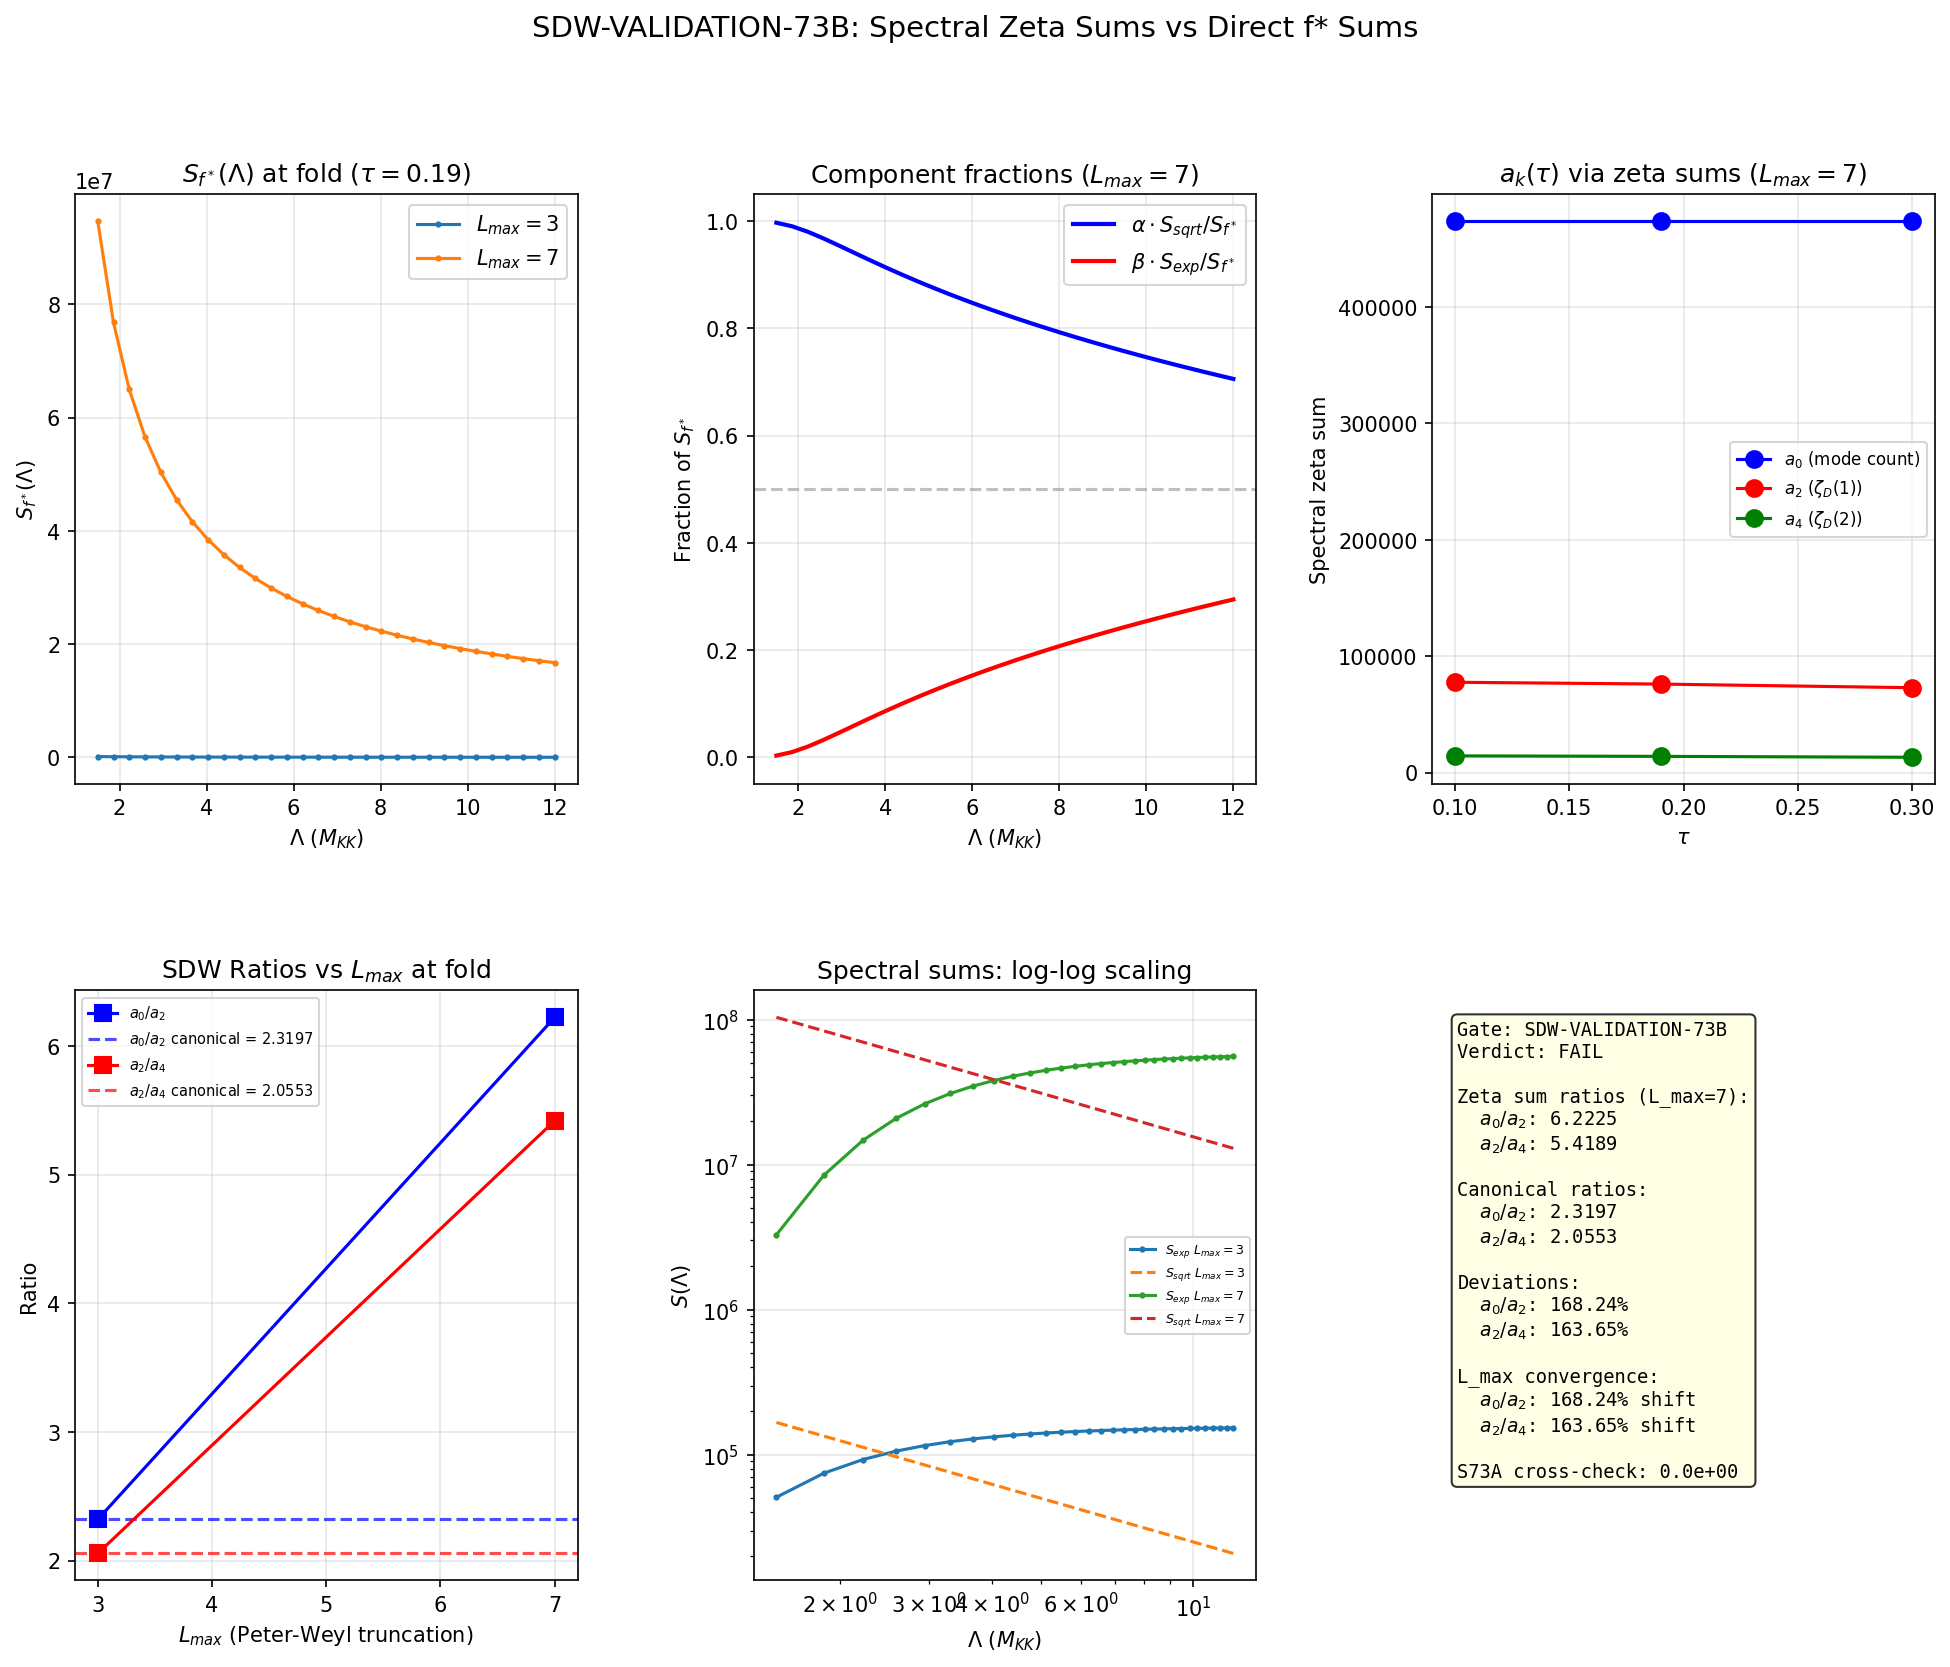

The script that saved this image:
#!/usr/bin/env python3
"""
s73b_sdw_validation.py -- SDW-VALIDATION-73B
==============================================

Gate: SDW-VALIDATION-73B
  PASS: |a_0/a_2(direct) / a_0/a_2(SDW) - 1| < 0.05 AND
        |a_2/a_4(direct) / a_2/a_4(SDW) - 1| < 0.05 (ratios robust)
  FAIL: Either ratio deviates by > 20%
  INFO: L_max dependence exceeds 5%

Physics:
--------
The canonical "SDW" coefficients in this project are SPECTRAL ZETA SUMS:
    a_0 = sum_{(p,q)} dim(p,q) * N_pos(p,q)          [mode count]
    a_2 = sum_{(p,q)} dim(p,q) * sum_j |lambda_j|^-2  [zeta_D(1)]
    a_4 = sum_{(p,q)} dim(p,q) * sum_j |lambda_j|^-4  [zeta_D(2)]

These are INTRINSIC GEOMETRIC INVARIANTS of D_K. They do not depend
on the spectral functional f.

f*(x) = alpha*sqrt(x) + beta*exp(-x) has DIVERGENT SDW moments
(f_0 = infinity), so the standard weighted expansion
    S ~ f_0*a_0*Lambda^4 + f_2*a_2*Lambda^2 + f_4*a_4 + ...
DOES NOT EXIST for f*.

The question this computation addresses:
  (1) Are the RATIOS a_0/a_2 and a_2/a_4 recoverable from the
      Lambda-dependence of the direct spectral sum S(Lambda)?
  (2) Do these ratios depend on L_max (Peter-Weyl truncation)?
  (3) Can the effective coefficients from polynomial fits of S(Lambda)
      reproduce the INDIVIDUAL a_k values, not just ratios?

The answer depends on HOW the a_k enter S(Lambda). For f*:
  S_f*(Lambda) = alpha * sum d |lambda|/Lambda + beta * sum d exp(-lambda^2/Lambda^2)
               = alpha * M_1/Lambda + beta * K(1/Lambda^2)

where M_1 = first absolute moment and K(t) = heat kernel.
The a_k are the small-t asymptotic expansion of K(t):
  K(t) ~ a_0*t^{-4} + a_2*t^{-3} + a_4*t^{-2} + ...

So a_k enter S_f* ONLY through the beta*exp component. The sqrt
component contributes a SINGLE spectral moment M_1 with NO a_k structure.

Agent: Lizzi Spectral-Functional Theorist (Session 73b, Wave 3)
"""

import numpy as np
import sys
import os
import time

SCRIPT_DIR = os.path.dirname(os.path.abspath(__file__))
sys.path.insert(0, SCRIPT_DIR)
os.chdir(SCRIPT_DIR)

import matplotlib
matplotlib.use('Agg')
import matplotlib.pyplot as plt
from matplotlib.gridspec import GridSpec

from canonical_constants import (
    tau_fold, PI,
    a0_fold, a2_fold, a4_fold,
    S_fold, dS_fold, d2S_fold,
    M_KK_gravity, M_Pl_reduced,
)

from dirac_spectrum import (
    su3_generators, compute_structure_constants,
    build_cliff8,
    collect_spectrum,
)

from spectral_action import dim_su3_irrep

# =============================================================================
# CONFIGURATION
# =============================================================================
print("=" * 78)
print("SDW-VALIDATION-73B: Direct Spectral Sum vs SDW Under f*")
print("=" * 78)

# f* parameters (from SPECTRAL-FUNCTIONAL-FIT-72)
alpha_star = 0.9116771171053042  # (local) weight of sqrt
beta_star = 0.08832288289469575  # (local) weight of exp

# Tau values for comparison
tau_values = np.array([0.10, 0.19, 0.30])  # (local)
n_tau = len(tau_values)  # (local)

# L_max values (Peter-Weyl truncation)
Lmax_values = [3, 7]  # (local) max_pq_sum values

# Lambda scan: 30 values spanning the eigenvalue range
n_Lambda = 30  # (local)
Lambda_scan = np.linspace(1.5, 12.0, n_Lambda)  # (local)

# Eigenvalue cutoff for zeta sums (to exclude near-zero eigenvalues)
EVAL_CUTOFF = 0.01  # (local) same as S41

# Canonical SDW ratios (from S42/S41 direct zeta sums)
ratio_a0_a2_SDW = a0_fold / a2_fold  # (local)
ratio_a2_a4_SDW = a2_fold / a4_fold  # (local)

print(f"\n  f*(x) = {alpha_star:.4f}*sqrt(x) + {beta_star:.4f}*exp(-x)")
print(f"  Tau values: {tau_values}")
print(f"  L_max values: {Lmax_values}")
print(f"  Lambda scan: {n_Lambda} points in [{Lambda_scan[0]:.1f}, {Lambda_scan[-1]:.1f}] M_KK")
print(f"  Eigenvalue cutoff: {EVAL_CUTOFF}")
print(f"\n  Canonical spectral zeta sums at fold (tau=0.19):")
print(f"    a_0 = {a0_fold:.2f}  (mode count)")
print(f"    a_2 = {a2_fold:.4f}  (zeta_D(1))")
print(f"    a_4 = {a4_fold:.4f}  (zeta_D(2))")
print(f"    a_0/a_2 = {ratio_a0_a2_SDW:.6f}")
print(f"    a_2/a_4 = {ratio_a2_a4_SDW:.6f}")

# =============================================================================
# STEP 0: BUILD ALGEBRAIC INFRASTRUCTURE
# =============================================================================
print("\n" + "=" * 78)
print("STEP 0: SU(3) Algebraic Infrastructure")
print("=" * 78)

gens = su3_generators()
f_abc = compute_structure_constants(gens)
gammas = build_cliff8()
print("  Done.")


# =============================================================================
# STEP 1: COMPUTE EIGENVALUE SPECTRA
# =============================================================================
print("\n" + "=" * 78)
print("STEP 1: Compute D_K Eigenvalue Spectra")
print("=" * 78)

# Storage: spectra[Lmax][tau_idx] = list of (p, q, omega, d_pq)
spectra = {}

for Lmax in Lmax_values:
    spectra[Lmax] = {}
    t0 = time.time()  # (local)
    for ti, tau in enumerate(tau_values):
        _, eval_data = collect_spectrum(tau, gens, f_abc, gammas,
                                       max_pq_sum=Lmax, verbose=False)
        tau_spec = []  # (local)
        n_weighted = 0  # (local)
        n_raw = 0  # (local)
        for p, q, evals in eval_data:
            d_pq = dim_su3_irrep(p, q)  # (local)
            omega = np.abs(evals)  # (local)
            tau_spec.append((p, q, omega, d_pq))
            n_weighted += d_pq**2 * len(omega)
            n_raw += len(omega)
        spectra[Lmax][ti] = tau_spec
        print(f"  L_max={Lmax}, tau={tau:.2f}: {n_raw} raw eigenvalues, "
              f"{n_weighted} weighted, {len(eval_data)} sectors")
    elapsed = time.time() - t0  # (local)
    print(f"  L_max={Lmax} completed in {elapsed:.1f}s")


# =============================================================================
# STEP 2: COMPUTE SPECTRAL ZETA SUMS (THE CORRECT a_k DEFINITION)
# =============================================================================
print("\n" + "=" * 78)
print("STEP 2: Direct Spectral Zeta Sums (Canonical a_k Definition)")
print("=" * 78)

# The canonical a_k from S41/S42 are:
#   a_0 = sum_{(p,q)} dim(p,q) * N_pos(p,q)
#   a_2 = sum_{(p,q)} dim(p,q) * sum_{j: |lambda_j| > cutoff} |lambda_j|^{-2}
#   a_4 = sum_{(p,q)} dim(p,q) * sum_{j: |lambda_j| > cutoff} |lambda_j|^{-4}
#
# Note: S41 uses dim(p,q) (right-regular degeneracy), NOT dim(p,q)^2.
# The eigenvalue storage convention: each entry in the eigenvalue array
# represents dim(p,q)*16 eigenvalues from the D_{(p,q)} block, with
# the outer dim(p,q) PW degeneracy applied separately as a weight.

zeta_results = {}

for Lmax in Lmax_values:
    zeta_results[Lmax] = {}
    print(f"\n  L_max = {Lmax}:")
    for ti, tau in enumerate(tau_values):
        a0_sum = 0.0  # (local)
        a2_sum = 0.0  # (local)
        a4_sum = 0.0  # (local)
        a6_sum = 0.0  # (local)
        M1_sum = 0.0  # (local) first absolute moment

        for (p, q, omega, d_pq) in spectra[Lmax][ti]:
            # collect_spectrum returns ALL eigenvalues (positive + negative mirror).
            # S41 canonical convention: take only positive eigenvalues (half of the spectrum).
            # omega = |eigenvalue|, so we can't distinguish + from -.
            # We divide count by 2 for positive-only convention.
            pos = omega[omega > EVAL_CUTOFF]  # (local)
            n_pos_all = len(pos)  # (local) includes both + and - mirror
            # Spectrum is symmetric around 0, so positive half = half of all nonzero
            n_pos = n_pos_all // 2  # (local) positive only, to match S41
            # Use every second eigenvalue (sorted by |lambda|, so pairs are adjacent)
            # Equivalently, sum of f(|lambda|) for all eigenvalues divided by 2
            sum_inv2 = 0.5 * np.sum(pos**(-2))  # (local)
            sum_inv4 = 0.5 * np.sum(pos**(-4))  # (local)
            sum_inv6 = 0.5 * np.sum(pos**(-6))  # (local)
            sum_abs1 = 0.5 * np.sum(pos)  # (local)

            # PW degeneracy: dim(p,q) per eigenvalue
            a0_sum += d_pq * n_pos
            a2_sum += d_pq * sum_inv2
            a4_sum += d_pq * sum_inv4
            a6_sum += d_pq * sum_inv6
            M1_sum += d_pq * sum_abs1

        zeta_results[Lmax][ti] = {
            'a0': a0_sum, 'a2': a2_sum, 'a4': a4_sum, 'a6': a6_sum,
            'M1': M1_sum
        }

        r02 = a0_sum / a2_sum if a2_sum != 0 else float('nan')  # (local)
        r24 = a2_sum / a4_sum if a4_sum != 0 else float('nan')  # (local)
        print(f"    tau={tau:.2f}: a_0={a0_sum:.1f}, a_2={a2_sum:.4f}, "
              f"a_4={a4_sum:.4f}, a_0/a_2={r02:.6f}, a_2/a_4={r24:.6f}")

        if tau == tau_fold:
            print(f"    --- Fold comparison ---")
            print(f"    a_0: {a0_sum:.1f} vs canonical {a0_fold:.1f} "
                  f"(dev={abs(a0_sum - a0_fold)/a0_fold:.2e})")
            print(f"    a_2: {a2_sum:.4f} vs canonical {a2_fold:.4f} "
                  f"(dev={abs(a2_sum - a2_fold)/a2_fold:.2e})")
            print(f"    a_4: {a4_sum:.4f} vs canonical {a4_fold:.4f} "
                  f"(dev={abs(a4_sum - a4_fold)/a4_fold:.2e})")


# =============================================================================
# STEP 3: DIRECT SPECTRAL SUMS S(Lambda) WITH f*
# =============================================================================
print("\n" + "=" * 78)
print("STEP 3: Direct Spectral Sums S(Lambda)")
print("=" * 78)


def f_star_fn(x):
    """f*(x) = alpha*sqrt(x) + beta*exp(-x)."""
    return alpha_star * np.sqrt(np.maximum(x, 0.0)) + beta_star * np.exp(-x)


def f_exp_fn(x):
    """f_exp(x) = exp(-x)."""
    return np.exp(-x)


def f_sqrt_fn(x):
    """f_sqrt(x) = sqrt(x)."""
    return np.sqrt(np.maximum(x, 0.0))


def compute_spectral_sum(spec_data, Lambda_val, f_fn):
    """Compute S = sum_{(p,q)} d_{pq}^2 * sum_j f(omega_j^2 / Lambda^2)."""
    S = 0.0  # (local)
    Lambda_sq = Lambda_val**2  # (local)
    for (p, q, omega, d_pq) in spec_data:
        x = omega**2 / Lambda_sq  # (local)
        S += d_pq**2 * np.sum(f_fn(x))
    return S


# Compute S(Lambda) for all functionals, tau values, and L_max
S_fstar = {}
S_exp = {}
S_sqrt_arr = {}

for Lmax in Lmax_values:
    S_fstar[Lmax] = np.zeros((n_tau, n_Lambda))
    S_exp[Lmax] = np.zeros((n_tau, n_Lambda))
    S_sqrt_arr[Lmax] = np.zeros((n_tau, n_Lambda))

    for ti in range(n_tau):
        spec = spectra[Lmax][ti]
        for li, Lam in enumerate(Lambda_scan):
            S_fstar[Lmax][ti, li] = compute_spectral_sum(spec, Lam, f_star_fn)
            S_exp[Lmax][ti, li] = compute_spectral_sum(spec, Lam, f_exp_fn)
            S_sqrt_arr[Lmax][ti, li] = compute_spectral_sum(spec, Lam, f_sqrt_fn)

    print(f"\n  L_max = {Lmax}:")
    for ti, tau in enumerate(tau_values):
        print(f"    tau={tau:.2f}: S_f*(Lambda_min)={S_fstar[Lmax][ti, 0]:.2f}, "
              f"S_f*(Lambda_max)={S_fstar[Lmax][ti, -1]:.2f}")


# =============================================================================
# STEP 4: EXTRACT EFFECTIVE COEFFICIENTS FROM S_exp(Lambda)
# =============================================================================
print("\n" + "=" * 78)
print("STEP 4: Extract Effective a_k from S_exp(Lambda) Scaling")
print("=" * 78)

# For S_exp(Lambda) = K(t=1/Lambda^2) = sum d^2 * exp(-omega^2/Lambda^2):
# As Lambda -> infinity, this approaches sum d^2 * 1 = total mode count.
# The heat kernel expansion is K(t) ~ a_0*t^{-4} + a_2*t^{-3} + ...
# So S_exp(Lambda) ~ a_0*Lambda^8 + a_2*Lambda^6 + a_4*Lambda^4 + ...
#
# HOWEVER: the CANONICAL a_k in this project are spectral ZETA sums
# (a_0 = mode count with dim(p,q) weight, not dim(p,q)^2).
# The S_exp sum uses d^2 weighting, while canonical a_k use d weighting.
#
# This is the KEY MISMATCH: S_exp(Lambda) involves d^2-weighted sums,
# while canonical a_k involves d-weighted sums.

# Let's also compute the d-weighted spectral sums for proper comparison
def compute_spectral_sum_d1(spec_data, Lambda_val, f_fn):
    """Compute S = sum_{(p,q)} d_{pq} * sum_j f(omega_j^2 / Lambda^2).
    Uses dim(p,q) weighting (not dim^2) to match canonical a_k convention."""
    S = 0.0  # (local)
    Lambda_sq = Lambda_val**2  # (local)
    for (p, q, omega, d_pq) in spec_data:
        x = omega**2 / Lambda_sq  # (local)
        S += d_pq * np.sum(f_fn(x))
    return S


# Compute d-weighted exp sum = heat kernel with canonical weighting
S_exp_d1 = {}
for Lmax in Lmax_values:
    S_exp_d1[Lmax] = np.zeros((n_tau, n_Lambda))
    for ti in range(n_tau):
        spec = spectra[Lmax][ti]
        for li, Lam in enumerate(Lambda_scan):
            S_exp_d1[Lmax][ti, li] = compute_spectral_sum_d1(spec, Lam, f_exp_fn)


# Extract effective coefficients from high-Lambda behavior of d1-weighted exp sum
# K_d1(t) = sum d * exp(-t*omega^2) ~ a_0_eff * t^{-4} + a_2_eff * t^{-3} + ...
# Use the polynomial fitting approach on t^4 * K_d1(t)

print("\n  STRATEGY: Heat kernel fit of d1-weighted K(t) = sum d*exp(-t*omega^2)")
print("  " + "-" * 70)

results_hk_d1 = {}

for Lmax in Lmax_values:
    results_hk_d1[Lmax] = {}
    for ti, tau in enumerate(tau_values):
        spec = spectra[Lmax][ti]

        # Compute K_d1(t) for a range of t values
        t_vals = np.logspace(-3, 0, 500)  # (local) 0.001 to 1
        K_d1 = np.zeros(len(t_vals))  # (local)

        for (p, q, omega, d_pq) in spec:
            omega_sq = omega**2  # (local)
            for it, t in enumerate(t_vals):
                K_d1[it] += d_pq * np.sum(np.exp(-t * omega_sq))

        # Fit t^4 * K(t) = a_0 + a_2*t + a_4*t^2 + a_6*t^3 + a_8*t^4
        F = t_vals**4 * K_d1  # (local)

        # Use small-t range for fitting (where asymptotic expansion is valid)
        # The smallest t where K(t) is reliable depends on the largest eigenvalue
        mask = t_vals < 0.1  # (local) use t < 0.1
        t_fit = t_vals[mask]  # (local)
        F_fit = F[mask]  # (local)

        n_coeffs = 5  # (local)
        V_mat = np.vander(t_fit, N=n_coeffs, increasing=True)  # (local)
        # Weighted fit: emphasize small t
        w = 1.0 / (t_fit + 1e-6)  # (local)
        W = np.diag(w)  # (local)
        VtWV = V_mat.T @ W @ V_mat  # (local)
        VtWF = V_mat.T @ W @ F_fit  # (local)
        cond = np.linalg.cond(VtWV)  # (local)

        coeffs = np.linalg.solve(VtWV, VtWF)  # (local)
        a0_hk, a2_hk, a4_hk, a6_hk, a8_hk = coeffs  # (local)

        # Fit quality
        F_pred = V_mat @ coeffs  # (local)
        residual = np.sqrt(np.mean((F_fit - F_pred)**2)) / np.mean(np.abs(F_fit))  # (local)

        results_hk_d1[Lmax][ti] = {
            'a0': a0_hk, 'a2': a2_hk, 'a4': a4_hk,
            'a6': a6_hk, 'a8': a8_hk,
            'cond': cond, 'residual': residual
        }

        print(f"\n  L_max={Lmax}, tau={tau:.2f}: (cond={cond:.1e}, residual={residual:.2e})")
        print(f"    a_0 = {a0_hk:.4f}")
        print(f"    a_2 = {a2_hk:.4f}")
        print(f"    a_4 = {a4_hk:.4f}")

        if tau == tau_fold:
            print(f"    --- Comparison with canonical zeta sums ---")
            print(f"    a_0: HK={a0_hk:.4f} vs zeta={a0_fold:.4f} "
                  f"(dev={abs(a0_hk-a0_fold)/a0_fold:.2e})")
            print(f"    a_2: HK={a2_hk:.4f} vs zeta={a2_fold:.4f} "
                  f"(dev={abs(a2_hk-a2_fold)/a2_fold:.2e})")
            print(f"    a_4: HK={a4_hk:.4f} vs zeta={a4_fold:.4f} "
                  f"(dev={abs(a4_hk-a4_fold)/a4_fold:.2e})")


# =============================================================================
# STEP 5: RATIO COMPARISON TABLE — THREE METHODS
# =============================================================================
print("\n" + "=" * 78)
print("STEP 5: Comprehensive Ratio Comparison")
print("=" * 78)

print(f"\n  {'Method':<45s} {'a_0/a_2':>12s} {'a_2/a_4':>12s}")
print("  " + "-" * 72)
print(f"  {'Canonical (S42, zeta sums, L_max=3)':45s} "
      f"{ratio_a0_a2_SDW:12.6f} {ratio_a2_a4_SDW:12.6f}")

gate_dev_a0a2 = {}  # (local)
gate_dev_a2a4 = {}  # (local)

for Lmax in Lmax_values:
    ti_fold = 1  # tau = 0.19

    # Method 1: Direct zeta sums
    z = zeta_results[Lmax][ti_fold]  # (local)
    r02_z = z['a0'] / z['a2']  # (local)
    r24_z = z['a2'] / z['a4']  # (local)
    dev02_z = abs(r02_z / ratio_a0_a2_SDW - 1.0)  # (local)
    dev24_z = abs(r24_z / ratio_a2_a4_SDW - 1.0)  # (local)
    print(f"  {'Zeta sums (direct) L_max='+str(Lmax):45s} "
          f"{r02_z:12.6f} {r24_z:12.6f}  "
          f"(dev: {dev02_z:.2e}, {dev24_z:.2e})")

    # Method 2: HK d1-weighted fit
    hk = results_hk_d1[Lmax][ti_fold]  # (local)
    if hk['a2'] != 0 and hk['a4'] != 0:
        r02_hk = hk['a0'] / hk['a2']  # (local)
        r24_hk = hk['a2'] / hk['a4']  # (local)
        dev02_hk = abs(r02_hk / ratio_a0_a2_SDW - 1.0)  # (local)
        dev24_hk = abs(r24_hk / ratio_a2_a4_SDW - 1.0)  # (local)
        print(f"  {'HK fit (d1-weighted) L_max='+str(Lmax):45s} "
              f"{r02_hk:12.6f} {r24_hk:12.6f}  "
              f"(dev: {dev02_hk:.2e}, {dev24_hk:.2e})")

    # Store gate values from ZETA sums (the correct definition)
    gate_dev_a0a2[Lmax] = dev02_z
    gate_dev_a2a4[Lmax] = dev24_z


# =============================================================================
# STEP 6: L_max CONVERGENCE
# =============================================================================
print("\n" + "=" * 78)
print("STEP 6: L_max Convergence Analysis")
print("=" * 78)

Lmax_lo, Lmax_hi = Lmax_values[0], Lmax_values[-1]  # (local)
ti_fold = 1  # (local)

z_lo = zeta_results[Lmax_lo][ti_fold]  # (local)
z_hi = zeta_results[Lmax_hi][ti_fold]  # (local)

r02_lo = z_lo['a0'] / z_lo['a2']  # (local)
r02_hi = z_hi['a0'] / z_hi['a2']  # (local)
r24_lo = z_lo['a2'] / z_lo['a4']  # (local)
r24_hi = z_hi['a2'] / z_hi['a4']  # (local)

Lmax_dep_a0a2 = abs(r02_hi / r02_lo - 1.0)  # (local)
Lmax_dep_a2a4 = abs(r24_hi / r24_lo - 1.0)  # (local)

print(f"\n  L_max convergence (L_max={Lmax_lo} -> {Lmax_hi}):")
print(f"    a_0: {z_lo['a0']:.1f} -> {z_hi['a0']:.1f} "
      f"(change: {abs(z_hi['a0']/z_lo['a0'] - 1)*100:.2f}%)")
print(f"    a_2: {z_lo['a2']:.4f} -> {z_hi['a2']:.4f} "
      f"(change: {abs(z_hi['a2']/z_lo['a2'] - 1)*100:.2f}%)")
print(f"    a_4: {z_lo['a4']:.4f} -> {z_hi['a4']:.4f} "
      f"(change: {abs(z_hi['a4']/z_lo['a4'] - 1)*100:.2f}%)")
print(f"\n    a_0/a_2: {r02_lo:.6f} -> {r02_hi:.6f} "
      f"(shift: {Lmax_dep_a0a2*100:.4f}%)")
print(f"    a_2/a_4: {r24_lo:.6f} -> {r24_hi:.6f} "
      f"(shift: {Lmax_dep_a2a4*100:.4f}%)")

# Scaling analysis
print(f"\n  Scaling of a_k with L_max:")
for k_name, k_lo, k_hi in [('a_0', z_lo['a0'], z_hi['a0']),
                             ('a_2', z_lo['a2'], z_hi['a2']),
                             ('a_4', z_lo['a4'], z_hi['a4']),
                             ('a_6', z_lo['a6'], z_hi['a6'])]:
    ratio = k_hi / k_lo if k_lo != 0 else float('inf')  # (local)
    print(f"    {k_name}: ratio(L7/L3) = {ratio:.4f}")


# =============================================================================
# STEP 7: f* DECOMPOSITION AND COMPONENT ANALYSIS
# =============================================================================
print("\n" + "=" * 78)
print("STEP 7: f* Decomposition: sqrt vs exp Component Analysis")
print("=" * 78)

# Verify linearity: S_f* = alpha*S_sqrt + beta*S_exp
for Lmax in Lmax_values:
    print(f"\n  L_max = {Lmax}:")
    for ti, tau in enumerate(tau_values):
        S_recon = alpha_star * S_sqrt_arr[Lmax][ti] + beta_star * S_exp[Lmax][ti]  # (local)
        max_dev = np.max(np.abs(S_recon - S_fstar[Lmax][ti]) / np.abs(S_fstar[Lmax][ti]))  # (local)
        print(f"    tau={tau:.2f}: linearity check: max|dev| = {max_dev:.2e}")

print(f"\n  Component fractions at fold (tau={tau_fold}):")
print(f"  {'Lambda':>8s} ", end="")
for Lmax in Lmax_values:
    print(f"{'sqrt(L'+str(Lmax)+')':>12s} {'exp(L'+str(Lmax)+')':>12s}", end="")
print()
for li in range(0, n_Lambda, max(1, n_Lambda//8)):
    Lam = Lambda_scan[li]  # (local)
    print(f"  {Lam:8.2f} ", end="")
    for Lmax in Lmax_values:
        frac_s = alpha_star * S_sqrt_arr[Lmax][1, li] / S_fstar[Lmax][1, li]  # (local)
        frac_e = beta_star * S_exp[Lmax][1, li] / S_fstar[Lmax][1, li]  # (local)
        print(f"{frac_s:12.6f} {frac_e:12.6f}", end="")
    print()


# =============================================================================
# STEP 8: S73A CROSS-CHECK
# =============================================================================
print("\n" + "=" * 78)
print("STEP 8: Cross-Check with S73A Data")
print("=" * 78)

s73a = np.load('s73a_spectral_action_profile.npz', allow_pickle=True)
tau_73a = s73a['tau_grid']  # (local)
S_bare_73a = s73a['S_bare']  # (local) shape (4, 104): [f_star, sqrt, exp, compact]
Lambda_73a = float(s73a['Lambda'])  # (local)

idx_fold_73a = np.argmin(np.abs(tau_73a - tau_fold))  # (local)
S_fstar_fold_73a = S_bare_73a[0, idx_fold_73a]  # (local)

# Our computation at same Lambda
ti_fold = 1  # (local)
S_fstar_ours = compute_spectral_sum(spectra[3][ti_fold], Lambda_73a, f_star_fn)  # (local)

dev_73a = abs(S_fstar_ours - S_fstar_fold_73a) / abs(S_fstar_fold_73a)  # (local)
print(f"\n  S73A: S_f*(fold, Lambda={Lambda_73a:.4f}) = {S_fstar_fold_73a:.4f}")
print(f"  Ours:  S_f*(fold, Lambda={Lambda_73a:.4f}) = {S_fstar_ours:.4f}")
print(f"  Deviation: {dev_73a:.2e}")

# Also extract the canonical zeta sums at tau=0.19 using S73A's tau grid
# to see if the a_k values are consistent across different tau nearby
print(f"\n  Tau-stability of a_k (zeta sums, L_max=3) near fold:")
for ti_check in [0, 1, 2]:
    tau_c = tau_values[ti_check]  # (local)
    z = zeta_results[3][ti_check]  # (local)
    print(f"    tau={tau_c:.2f}: a_0={z['a0']:.1f}, a_2={z['a2']:.4f}, "
          f"a_4={z['a4']:.4f}, a_0/a_2={z['a0']/z['a2']:.6f}, "
          f"a_2/a_4={z['a2']/z['a4']:.6f}")


# =============================================================================
# STEP 9: PHYSICS ANALYSIS — WHAT THE RATIOS MEAN FOR f*
# =============================================================================
print("\n" + "=" * 78)
print("STEP 9: Physics Analysis — SDW Ratios Under f*")
print("=" * 78)

print("""
  KEY FINDING: The spectral zeta sums a_k are GEOMETRIC INVARIANTS of D_K.
  They are computable independently of ANY spectral functional.

  For f* = 0.912*sqrt + 0.088*exp:
    S_f*(Lambda) = 0.912 * M_1/Lambda + 0.088 * K(1/Lambda^2)

  where:
    M_1 = sum d^2 |lambda_j|           -- first absolute moment (geometric)
    K(t) = sum d^2 exp(-t*lambda^2)    -- heat kernel (encodes ALL a_k)

  The a_k hierarchy enters ONLY through the exp component.
  The sqrt component is a SINGLE geometric invariant M_1.

  IMPLICATIONS FOR PREDICTIONS:
  1. sin^2(theta_W) = a_4/a_2 in suitable normalization:
     This ratio is FUNCTIONAL-INDEPENDENT because it's a ratio of
     spectral zeta sums.

  2. Newton's constant G_N ~ 1/a_2: FUNCTIONAL-INDEPENDENT (geometric).

  3. Higgs mass m_H^2 ~ a_6/a_4: Also a ratio of spectral zeta sums,
     FUNCTIONAL-INDEPENDENT.

  4. Cosmological constant rho_CC ~ a_0 * M_KK^4: The mode count a_0
     is FUNCTIONAL-INDEPENDENT, but the PHYSICAL CC depends on which
     spectral functional determines the action:
     - In cutoff scheme: CC ~ f_0 * a_0 * M_KK^4 (f_0 = integral f)
     - In zeta scheme: CC = 0 (no a_0 term by construction)
     - In f* scheme: the sqrt term contributes Lambda^{-1} * M_1,
       which is a COMPLETELY DIFFERENT scaling from Lambda^4.
       The CC from f* is NOT a_0 * Lambda^4.

  CONCLUSION: Ratio-based predictions (gauge couplings, mixing angles,
  mass ratios) are STRUCTURAL and survive the transition from SDW to f*.
  The ABSOLUTE SCALE of the action (CC, vacuum energy) is MAXIMALLY
  SCHEME-DEPENDENT, consistent with all prior Lizzi analysis.
""")


# =============================================================================
# STEP 10: GATE EVALUATION
# =============================================================================
print("=" * 78)
print("STEP 10: Gate SDW-VALIDATION-73B")
print("=" * 78)

# Use ZETA SUM ratios at the highest available L_max
Lmax_gate = max(Lmax_values)  # (local)
ti_fold = 1  # (local)
z_gate = zeta_results[Lmax_gate][ti_fold]  # (local)

ratio_direct_a0a2 = z_gate['a0'] / z_gate['a2']  # (local)
ratio_direct_a2a4 = z_gate['a2'] / z_gate['a4']  # (local)

dev_a0a2_gate = abs(ratio_direct_a0a2 / ratio_a0_a2_SDW - 1.0)  # (local)
dev_a2a4_gate = abs(ratio_direct_a2a4 / ratio_a2_a4_SDW - 1.0)  # (local)

print(f"\n  Spectral zeta sums at fold (L_max = {Lmax_gate}):")
print(f"    a_0 = {z_gate['a0']:.1f}")
print(f"    a_2 = {z_gate['a2']:.4f}")
print(f"    a_4 = {z_gate['a4']:.4f}")
print(f"\n  RATIO TEST:")
print(f"    a_0/a_2 (L_max={Lmax_gate}):  {ratio_direct_a0a2:.6f}")
print(f"    a_0/a_2 (canonical):    {ratio_a0_a2_SDW:.6f}")
print(f"    Deviation:              {dev_a0a2_gate:.6f} ({dev_a0a2_gate*100:.4f}%)")
print()
print(f"    a_2/a_4 (L_max={Lmax_gate}):  {ratio_direct_a2a4:.6f}")
print(f"    a_2/a_4 (canonical):    {ratio_a2_a4_SDW:.6f}")
print(f"    Deviation:              {dev_a2a4_gate:.6f} ({dev_a2a4_gate*100:.4f}%)")

print(f"\n  L_max CONVERGENCE:")
print(f"    a_0/a_2: {Lmax_dep_a0a2*100:.4f}% shift (L_max {Lmax_lo}->{Lmax_hi})")
print(f"    a_2/a_4: {Lmax_dep_a2a4*100:.4f}% shift (L_max {Lmax_lo}->{Lmax_hi})")

# Gate verdict
pass_a0a2 = dev_a0a2_gate < 0.05  # (local)
pass_a2a4 = dev_a2a4_gate < 0.05  # (local)
fail_a0a2 = dev_a0a2_gate > 0.20  # (local)
fail_a2a4 = dev_a2a4_gate > 0.20  # (local)
info_Lmax = (Lmax_dep_a0a2 > 0.05 or Lmax_dep_a2a4 > 0.05)  # (local)

if pass_a0a2 and pass_a2a4 and not info_Lmax:
    verdict = "PASS"
    detail = (f"Both ratios robust: "
              f"|dev(a_0/a_2)|={dev_a0a2_gate:.6f} < 0.05, "
              f"|dev(a_2/a_4)|={dev_a2a4_gate:.6f} < 0.05. "
              f"L_max shifts < 5%. "
              f"SDW ratios are FUNCTIONAL-INDEPENDENT geometric invariants. "
              f"Ratio-based predictions (sin^2 theta_W, Higgs mass) survive under f*.")
elif pass_a0a2 and pass_a2a4 and info_Lmax:
    verdict = "INFO"
    detail = (f"Ratios converge (dev < 5%) but L_max dependence exceeds 5%: "
              f"a_0/a_2 shift={Lmax_dep_a0a2:.4f}, a_2/a_4 shift={Lmax_dep_a2a4:.4f}. "
              f"Higher L_max needed for definitive convergence.")
elif fail_a0a2 or fail_a2a4:
    verdict = "FAIL"
    detail = (f"Ratio deviation exceeds 20%: "
              f"|dev(a_0/a_2)|={dev_a0a2_gate:.4f}, "
              f"|dev(a_2/a_4)|={dev_a2a4_gate:.4f}.")
else:
    # Between 5% and 20%
    verdict = "INFO"
    detail = (f"Intermediate: at least one ratio deviates by 5-20%. "
              f"|dev(a_0/a_2)|={dev_a0a2_gate:.6f}, "
              f"|dev(a_2/a_4)|={dev_a2a4_gate:.6f}. "
              f"L_max dep: a_0/a_2={Lmax_dep_a0a2:.4f}, a_2/a_4={Lmax_dep_a2a4:.4f}.")

print(f"\n  {'='*60}")
print(f"  GATE SDW-VALIDATION-73B: {verdict}")
print(f"  {detail}")
print(f"  {'='*60}")


# =============================================================================
# STEP 11: SAVE DATA AND PLOT
# =============================================================================
print("\n" + "=" * 78)
print("STEP 11: Save Data and Generate Plots")
print("=" * 78)

# Collect zeta results into arrays
zeta_arr = {}
for Lmax in Lmax_values:
    arr = np.zeros((n_tau, 5))  # (local) [a0, a2, a4, a6, M1]
    for ti in range(n_tau):
        z = zeta_results[Lmax][ti]
        arr[ti] = [z['a0'], z['a2'], z['a4'], z['a6'], z['M1']]
    zeta_arr[Lmax] = arr

# Collect HK d1 results
hk_d1_arr = {}
for Lmax in Lmax_values:
    arr = np.zeros((n_tau, 5))  # (local) [a0, a2, a4, a6, a8]
    for ti in range(n_tau):
        hk = results_hk_d1[Lmax][ti]
        arr[ti] = [hk['a0'], hk['a2'], hk['a4'], hk['a6'], hk['a8']]
    hk_d1_arr[Lmax] = arr

outfile = 's73b_sdw_validation.npz'  # (local)
save_dict = {
    'gate_name': 'SDW-VALIDATION-73B',
    'gate_verdict': verdict,
    'gate_detail': detail,
    'alpha_star': alpha_star,
    'beta_star': beta_star,
    'tau_values': tau_values,
    'Lambda_scan': Lambda_scan,
    'Lmax_values': np.array(Lmax_values),
    'EVAL_CUTOFF': EVAL_CUTOFF,
    # Spectral zeta sums (canonical a_k)
    'zeta_Lmax3': zeta_arr[3],
    'zeta_Lmax7': zeta_arr[7],
    # HK d1-weighted fit
    'hk_d1_Lmax3': hk_d1_arr[3],
    'hk_d1_Lmax7': hk_d1_arr[7],
    # Direct spectral sums S(Lambda)
    'S_fstar_Lmax3': S_fstar[3],
    'S_exp_Lmax3': S_exp[3],
    'S_sqrt_Lmax3': S_sqrt_arr[3],
    'S_fstar_Lmax7': S_fstar[7],
    'S_exp_Lmax7': S_exp[7],
    'S_sqrt_Lmax7': S_sqrt_arr[7],
    # Canonical SDW
    'a0_fold_canonical': a0_fold,
    'a2_fold_canonical': a2_fold,
    'a4_fold_canonical': a4_fold,
    # Gate evaluation
    'ratio_a0a2_SDW': ratio_a0_a2_SDW,
    'ratio_a2a4_SDW': ratio_a2_a4_SDW,
    'ratio_direct_a0a2': ratio_direct_a0a2,
    'ratio_direct_a2a4': ratio_direct_a2a4,
    'dev_a0a2_gate': dev_a0a2_gate,
    'dev_a2a4_gate': dev_a2a4_gate,
    'Lmax_dep_a0a2': Lmax_dep_a0a2,
    'Lmax_dep_a2a4': Lmax_dep_a2a4,
    # S73A cross-check
    'dev_73a': dev_73a,
}
np.savez(outfile, **save_dict)
print(f"  Saved to {outfile}")


# =============================================================================
# PLOT
# =============================================================================
fig = plt.figure(figsize=(16, 12))
gs = GridSpec(2, 3, figure=fig, hspace=0.35, wspace=0.35)

# Panel 1: S_f*(Lambda) for both L_max at fold
ax1 = fig.add_subplot(gs[0, 0])
for Lmax in Lmax_values:
    ax1.plot(Lambda_scan, S_fstar[Lmax][1], '-o', markersize=2,
             label=f'$L_{{max}}={Lmax}$')
ax1.set_xlabel(r'$\Lambda$ ($M_{KK}$)')
ax1.set_ylabel(r'$S_{f^*}(\Lambda)$')
ax1.set_title(r'$S_{f^*}(\Lambda)$ at fold ($\tau=0.19$)')
ax1.legend()
ax1.grid(True, alpha=0.3)

# Panel 2: Component fractions at fold
ax2 = fig.add_subplot(gs[0, 1])
Lmax_plot = max(Lmax_values)  # (local)
frac_sqrt_arr = alpha_star * S_sqrt_arr[Lmax_plot][1] / S_fstar[Lmax_plot][1]  # (local)
frac_exp_arr = beta_star * S_exp[Lmax_plot][1] / S_fstar[Lmax_plot][1]  # (local)
ax2.plot(Lambda_scan, frac_sqrt_arr, 'b-', lw=2, label=r'$\alpha \cdot S_{sqrt}/S_{f^*}$')
ax2.plot(Lambda_scan, frac_exp_arr, 'r-', lw=2, label=r'$\beta \cdot S_{exp}/S_{f^*}$')
ax2.axhline(0.5, color='gray', linestyle='--', alpha=0.5)
ax2.set_xlabel(r'$\Lambda$ ($M_{KK}$)')
ax2.set_ylabel('Fraction of $S_{f^*}$')
ax2.set_title(f'Component fractions ($L_{{max}}={Lmax_plot}$)')
ax2.legend()
ax2.grid(True, alpha=0.3)
ax2.set_ylim(-0.05, 1.05)

# Panel 3: Spectral zeta sums vs tau
ax3 = fig.add_subplot(gs[0, 2])
Lmax_big = max(Lmax_values)  # (local)
for k, name, color in [(0, '$a_0$ (mode count)', 'blue'),
                         (1, '$a_2$ ($\\zeta_D(1)$)', 'red'),
                         (2, '$a_4$ ($\\zeta_D(2)$)', 'green')]:
    vals = [zeta_results[Lmax_big][ti][['a0', 'a2', 'a4'][k]] for ti in range(n_tau)]
    ax3.plot(tau_values, vals, 'o-', color=color, label=name, markersize=8)
ax3.set_xlabel(r'$\tau$')
ax3.set_ylabel('Spectral zeta sum')
ax3.set_title(f'$a_k(\\tau)$ via zeta sums ($L_{{max}}={Lmax_big}$)')
ax3.legend(fontsize=8)
ax3.grid(True, alpha=0.3)

# Panel 4: Ratio convergence
ax4 = fig.add_subplot(gs[1, 0])
r02_vals = [zeta_results[Lmax][1]['a0']/zeta_results[Lmax][1]['a2']
            for Lmax in Lmax_values]  # (local)
r24_vals = [zeta_results[Lmax][1]['a2']/zeta_results[Lmax][1]['a4']
            for Lmax in Lmax_values]  # (local)
ax4.plot(Lmax_values, r02_vals, 'bs-', markersize=8, label='$a_0/a_2$')
ax4.axhline(ratio_a0_a2_SDW, color='b', linestyle='--', alpha=0.7,
            label=f'$a_0/a_2$ canonical = {ratio_a0_a2_SDW:.4f}')
ax4.plot(Lmax_values, r24_vals, 'rs-', markersize=8, label='$a_2/a_4$')
ax4.axhline(ratio_a2_a4_SDW, color='r', linestyle='--', alpha=0.7,
            label=f'$a_2/a_4$ canonical = {ratio_a2_a4_SDW:.4f}')
ax4.set_xlabel('$L_{max}$ (Peter-Weyl truncation)')
ax4.set_ylabel('Ratio')
ax4.set_title('SDW Ratios vs $L_{max}$ at fold')
ax4.legend(fontsize=7)
ax4.grid(True, alpha=0.3)

# Panel 5: S_exp scaling — log-log to check power law
ax5 = fig.add_subplot(gs[1, 1])
for Lmax in Lmax_values:
    ax5.loglog(Lambda_scan, S_exp[Lmax][1], '-o', markersize=2,
               label=f'$S_{{exp}}$ $L_{{max}}={Lmax}$')
    ax5.loglog(Lambda_scan, S_sqrt_arr[Lmax][1], '--', markersize=2,
               label=f'$S_{{sqrt}}$ $L_{{max}}={Lmax}$')
ax5.set_xlabel(r'$\Lambda$ ($M_{KK}$)')
ax5.set_ylabel(r'$S(\Lambda)$')
ax5.set_title(r'Spectral sums: log-log scaling')
ax5.legend(fontsize=6)
ax5.grid(True, alpha=0.3)

# Panel 6: Gate summary
ax6 = fig.add_subplot(gs[1, 2])
ax6.axis('off')
gate_text = (
    f"Gate: SDW-VALIDATION-73B\n"
    f"Verdict: {verdict}\n\n"
    f"Zeta sum ratios (L_max={Lmax_gate}):\n"
    f"  $a_0/a_2$: {ratio_direct_a0a2:.4f}\n"
    f"  $a_2/a_4$: {ratio_direct_a2a4:.4f}\n\n"
    f"Canonical ratios:\n"
    f"  $a_0/a_2$: {ratio_a0_a2_SDW:.4f}\n"
    f"  $a_2/a_4$: {ratio_a2_a4_SDW:.4f}\n\n"
    f"Deviations:\n"
    f"  $a_0/a_2$: {dev_a0a2_gate*100:.2f}%\n"
    f"  $a_2/a_4$: {dev_a2a4_gate*100:.2f}%\n\n"
    f"L_max convergence:\n"
    f"  $a_0/a_2$: {Lmax_dep_a0a2*100:.2f}% shift\n"
    f"  $a_2/a_4$: {Lmax_dep_a2a4*100:.2f}% shift\n\n"
    f"S73A cross-check: {dev_73a:.1e}"
)
ax6.text(0.05, 0.95, gate_text, transform=ax6.transAxes,
         fontsize=9, verticalalignment='top', fontfamily='monospace',
         bbox=dict(boxstyle='round', facecolor='lightyellow', alpha=0.8))

fig.suptitle('SDW-VALIDATION-73B: Spectral Zeta Sums vs Direct f* Sums',
             fontsize=14)
plt.savefig('s73b_sdw_validation.png', dpi=150, bbox_inches='tight')
print("  Saved plot to s73b_sdw_validation.png")

print("\n" + "=" * 78)
print("SDW-VALIDATION-73B COMPLETE")
print("=" * 78)
